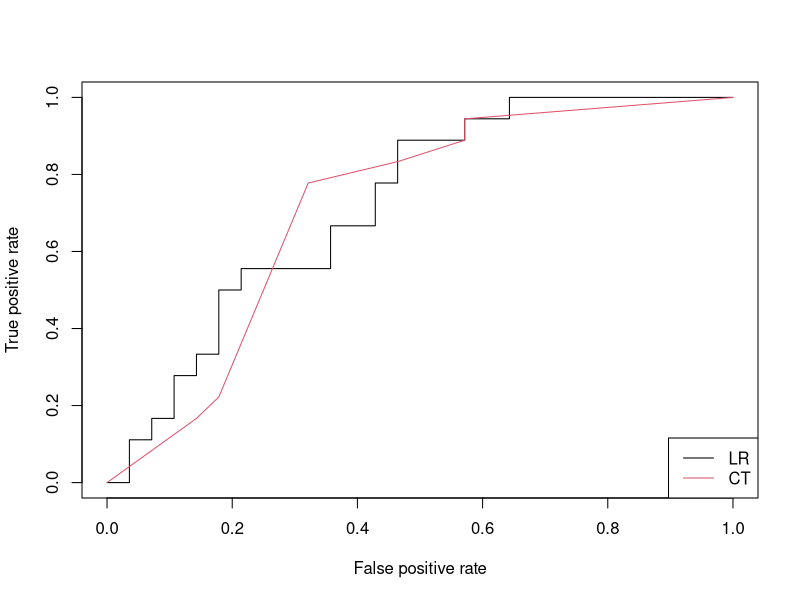
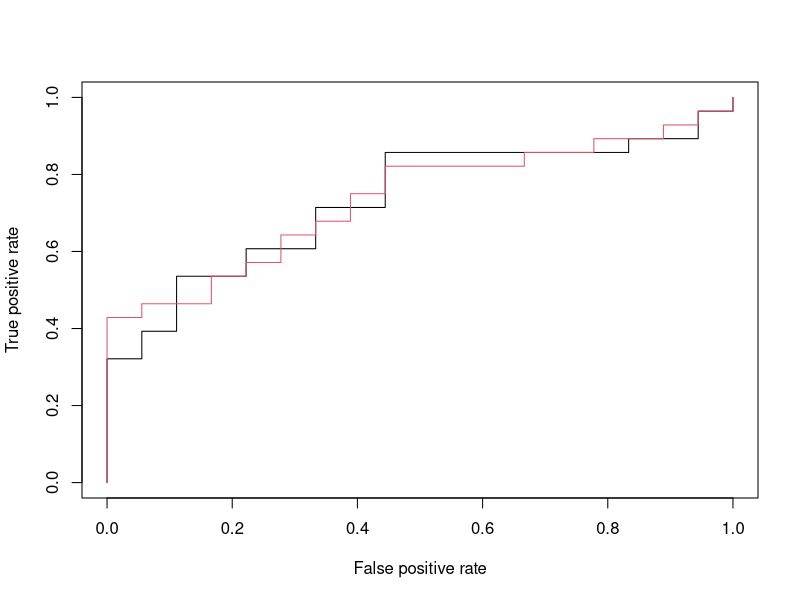
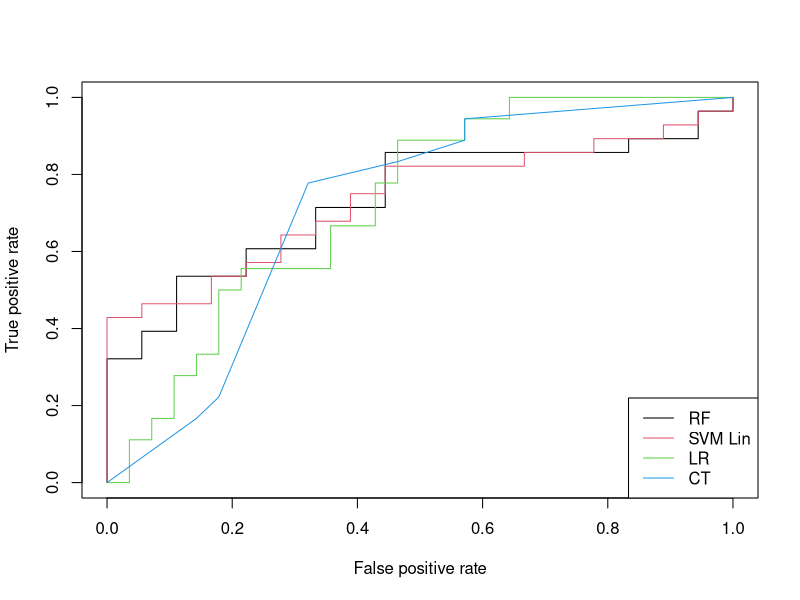
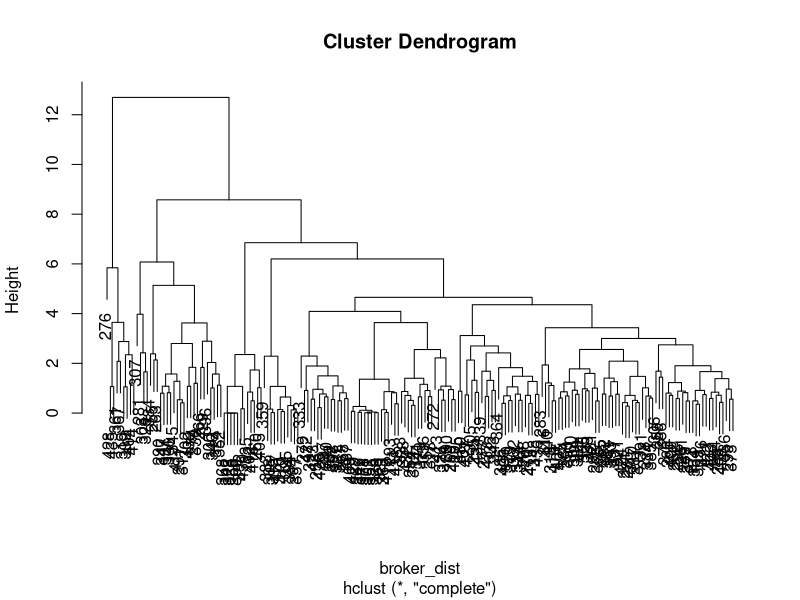
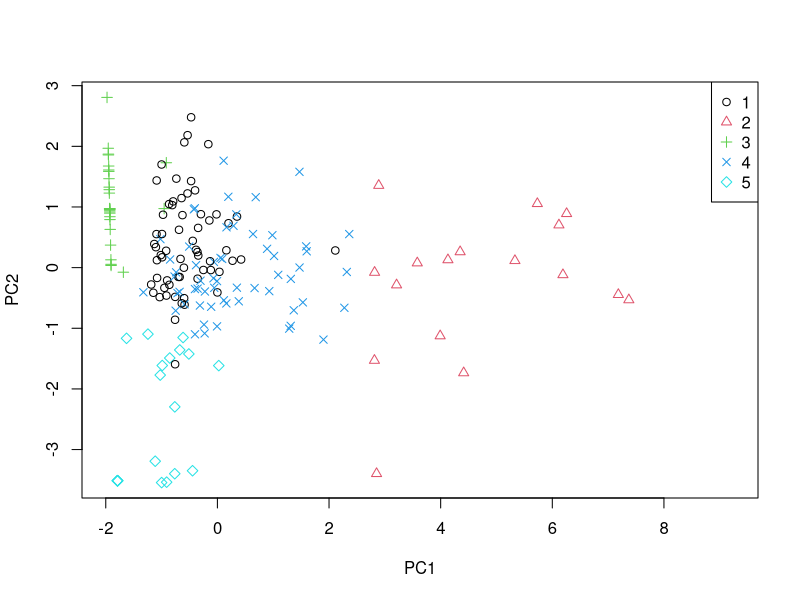
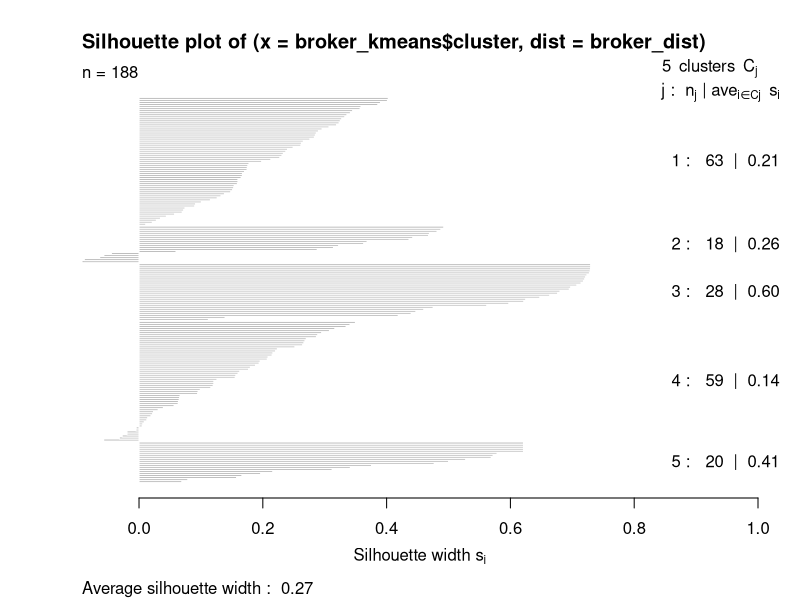
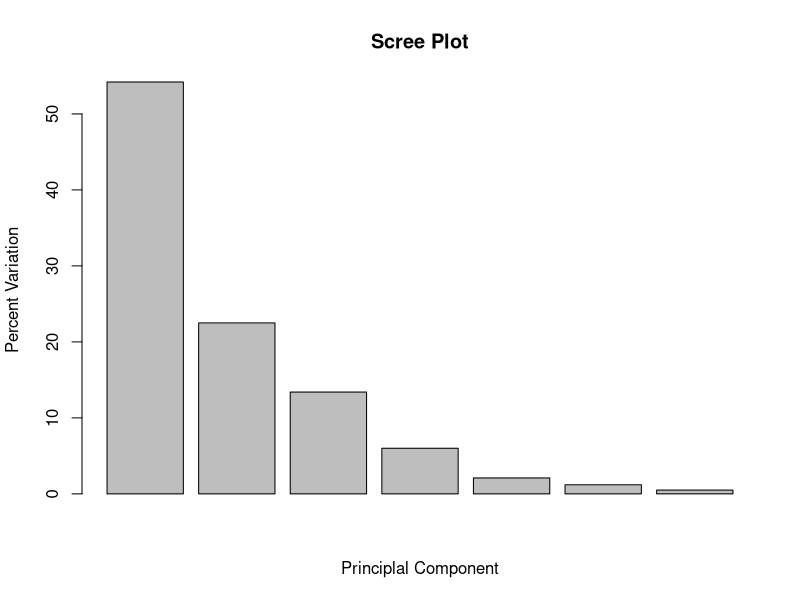

Reproduce these figures in R, in order.
library(dplyr)
library(ROCR)
library(caret)
library(rpart)
library(randomForest)
library(cluster)
library(e1071)
library(kernlab)

set.seed(12345)

broker_data <- read.table("alchemy_broker_data.csv", 
                          header=TRUE,
                          colClasses = c(rep("character",3), rep("numeric", 29)),
                          sep=",",
                          row.names=1)

#########################################################################
##Create Model to predict whether GWP will increase or decrease in 2019##
#Adapt the model to predict whether GWP will increase or decrease in 2020##

model_data <- broker_data %>%
  dplyr::select(Submissions_2016, 
                Submissions_2017,
                Submissions_2018,
                QuoteCount_2016,
                QuoteCount_2017,
                QuoteCount_2018,
                GWP_2016,
                GWP_2017,
                GWP_2018, 
                GWP_2019,
                PolicyCount_2016,
                PolicyCount_2017,
                PolicyCount_2018) %>%
  dplyr::mutate(up_no = factor(
    if_else(GWP_2019 > GWP_2018,  "up",  "no",  missing="no"))) %>%
  dplyr::select(-GWP_2019) %>%
  dplyr::rename(GWP1 = GWP_2016, 
                GWP2 = GWP_2017, 
                GWP3 = GWP_2018,
                sub1 = Submissions_2016,
                sub2 = Submissions_2017,
                sub3 = Submissions_2018,
                quo1 = QuoteCount_2016,
                quo2 = QuoteCount_2017,
                quo3 = QuoteCount_2018,
                pol1 = PolicyCount_2016,
                pol2 = PolicyCount_2017,
                pol3 = PolicyCount_2018)
head(model_data)

#if missing then impute 0
model_data[is.na(model_data)] <- 0

#create quote ratios and total policy count
model_data <- model_data %>%
  dplyr::mutate(qr1 = quo1/sub1,
                qr2 = quo2/sub2,
                qr3 = quo3/sub3,
                totpolicy = pol1+pol2+pol3)

head(model_data)
summary(model_data)

# if missing impute 0
model_data$qr1[is.na(model_data$qr1)] <- 0.0
model_data$qr2[is.na(model_data$qr2)] <- 0.0
model_data$qr3[is.na(model_data$qr3)] <- 0.0
#if infinity impute 1
model_data$qr1[is.infinite(model_data$qr1)] <- 1.0
model_data$qr2[is.infinite(model_data$qr2)] <- 1.0
model_data$qr3[is.infinite(model_data$qr3)] <- 1.0

#drop variables that will not be used in model
final_model_data <- model_data %>%
  dplyr::select(GWP1, 
                GWP2,
                GWP3,
                qr1,
                qr2,
                qr3,
                up_no,
                totpolicy)

##################################################################
prediction_data <- broker_data %>%
  dplyr::select(Submissions_2017, 
                Submissions_2018,
                Submissions_2019,
                QuoteCount_2017,
                QuoteCount_2018,
                QuoteCount_2019,
                GWP_2017,
                GWP_2018,
                GWP_2019,
                PolicyCount_2017,
                PolicyCount_2018,
                PolicyCount_2019) %>%
  dplyr::rename(GWP1 = GWP_2017, 
                GWP2 = GWP_2018, 
                GWP3 = GWP_2019,
                sub1 = Submissions_2017,
                sub2 = Submissions_2018,
                sub3 = Submissions_2019,
                quo1 = QuoteCount_2017,
                quo2 = QuoteCount_2018,
                quo3 = QuoteCount_2019, 
                pol1 = PolicyCount_2017,
                pol2 = PolicyCount_2018,
                pol3 = PolicyCount_2019)

#if missing then impute 0
prediction_data[is.na(prediction_data)] <- 0
#create quote ratios and total policy count
prediction_data <- prediction_data %>%
  dplyr::mutate(qr1 = quo1/sub1,
                qr2 = quo2/sub2,
                qr3 = quo3/sub3,
                totpolicy=pol1+pol2+pol3)

head(prediction_data)
summary(prediction_data)

# if missing impute 0
prediction_data$qr1[is.na(prediction_data$qr1)] <- 0.0
prediction_data$qr2[is.na(prediction_data$qr2)] <- 0.0
prediction_data$qr3[is.na(prediction_data$qr3)] <- 0.0
#if infinity impute 1
prediction_data$qr1[is.infinite(prediction_data$qr1)] <- 1.0
prediction_data$qr2[is.infinite(prediction_data$qr2)] <- 1.0
prediction_data$qr3[is.infinite(prediction_data$qr3)] <- 1.0

#drop variables that will not be used in model
final_prediction_data <- prediction_data %>%
  dplyr::select(GWP1, 
                GWP2,
                GWP3,
                qr1,
                qr2,
                qr3,
                totpolicy)



#Partition Data
#75% of data used for training, 142 training obs, 46 test obs
train_rows <- createDataPartition(final_model_data$up_no,
                                  p=0.75,
                                  list=FALSE)
train_broker <- final_model_data[train_rows,]
test_broker <- final_model_data[-train_rows,]
summary(train_broker)
summary(train_broker$up_no)

rpart_broker <- rpart(up_no ~ ., data=train_broker)
rpart_broker_predict <- predict(rpart_broker, test_broker, type="prob")
summary(rpart_broker)
#we get a prob of going up and one for not going up in rpart_broker_predict
rpart_broker_prediction <- prediction(rpart_broker_predict[,2], 
                                      test_broker$up_no,
                                      label.ordering=c("no", "up"))

#get true positive and false positive rate and auc
rpart_broker_performance <- performance(rpart_broker_prediction, "tpr", "fpr")
rpart_broker_auc <- performance(rpart_broker_prediction, "auc")
rpart_broker_auc@y.values[[1]]


############################################################################
##Classification Methods##

#build logistic regression model

my_broker_lr_1 <- glm(up_no ~ ., 
                      data=train_broker, 
                      family=binomial("logit"))
my_broker_lr_predict_1 <- predict(my_broker_lr_1, 
                                  newdata=test_broker, 
                                  type="response")
my_broker_lr_predict_class_1 <- character(length(my_broker_lr_predict_1))
my_broker_lr_predict_class_1[my_broker_lr_predict_1 < 0.5] <- "No"
my_broker_lr_predict_class_1[my_broker_lr_predict_1 >= 0.5] <- "Up"
table(test_broker$up_no, my_broker_lr_predict_class_1)

#misclassification rate
my_broker_lr_cm1<-table(test_broker$up_no, my_broker_lr_predict_class_1)
1-sum(diag(my_broker_lr_cm1))/sum(my_broker_lr_cm1)

#ROC Curve
broker_lr_predict_1 <- predict(my_broker_lr_1, test_broker, type="response")
broker_lr_pred_1 <- prediction(broker_lr_predict_1, 
                               test_broker$up_no,
                               label.ordering=c("no", "up"))
#Variable Importance
varImp(my_broker_lr_1, scale = FALSE)
summary(my_broker_lr_1)

broker_lr_perf_1 <- performance(broker_lr_pred_1, "tpr", "fpr")
broker_lr_auc_1 <- performance(broker_lr_pred_1, "auc")
broker_lr_auc_1@y.values[[1]]


####Classification Tree#####
#build classification tree model
my_broker_rpart_1 <- rpart(up_no ~ ., data=train_broker)

my_broker_rpart_predict_1 <- predict(my_broker_rpart_1, newdata=test_broker, type="class")
table(test_broker$up_no, my_broker_rpart_predict_1)

#variable importance
my_broker_rpart_1$variable.importance

#misclassification rate
my_broker_cm1<-table(test_broker$up_no, my_broker_rpart_predict_1)
1-sum(diag(my_broker_cm1))/sum(my_broker_cm1)

#plot ROC curve
broker_rpart_predict_1  <- predict(my_broker_rpart_1, test_broker, type="prob")
broker_rpart_pred_1 <- prediction(broker_rpart_predict_1[,2], 
                                  test_broker$up_no,
                                  label.ordering=c("no", "up"))
broker_rpart_perf_1 <- performance(broker_rpart_pred_1, "tpr", "fpr")

plot(broker_lr_perf_1, col=1)
plot(broker_rpart_perf_1, col=2, add=TRUE)
legend("bottomright",legend=c("LR","CT"), col=c(1:2),lty=1)

broker_rpart_auc_1 <- performance(broker_rpart_pred_1, "auc")
broker_rpart_auc_1@y.values[[1]]


###########Random Forest##################
broker_rf <- randomForest(up_no ~ ., data = train_broker,
                         importance=TRUE)
broker_rf$importance
broker_predict_rf <- predict(broker_rf, newdata=test_broker, type="class")
(broker_rf_confusion <- table(test_broker$up_no, broker_predict_rf))

1-sum(diag(broker_rf_confusion))/sum(broker_rf_confusion)

my_rf_predict <- predict(broker_rf, newdata=test_broker, type="prob") 
my_rf_pred <- prediction(my_rf_predict[,1],
                                        test_broker$up_no,
                                  label.ordering=c("up", "no")) 
my_rf_perf <- performance(my_rf_pred, "tpr", "fpr")

broker_rf_auc_1 <- performance(my_rf_pred, "auc")
broker_rf_auc_1@y.values[[1]]

plot(my_rf_perf, col=1)

##Variable Performance
broker_rf$importance

######## SVM ############
broker_preprocess <- preProcess(train_broker)
broker_train_num<- predict(broker_preprocess,train_broker)
broker_test_num<- predict(broker_preprocess, test_broker)

#tunes weights
my_broker_svm <- train(up_no ~ ., data=broker_train_num,
                      method="svmLinearWeights",
                      metric="ROC", trControl=trainControl(classProbs=TRUE,
                                                           summaryFunction=twoClassSummary))
my_broker_svm
modelLookup("svmLinearWeights")
my_broker_predict_svm <- predict(my_broker_svm, newdata=broker_test_num) 
(my_broker_svm_confusion <- table(broker_test_num$up_no, my_broker_predict_svm))

my_broker_svm_rbf <- train(up_no ~ ., data=broker_train_num,
                          method="svmRadialWeights", metric="ROC", trControl=trainControl(classProbs=TRUE,
                                                                                summaryFunction=twoClassSummary))
my_broker_predict_svm_rbf <- predict(my_broker_svm_rbf, newdata=broker_test_num) 
(my_broker_svm_rbf_confusion <- table(broker_test_num$up_no, my_broker_predict_svm_rbf))
#there is no (easy) way to assess the importance of predictors in SVM models

my_svm_predict <- predict(my_broker_svm, newdata=broker_test_num, type="prob") 
my_svm_pred <- prediction(my_svm_predict[,1],
                                         broker_test_num$up_no,
                                       label.ordering=c("up", "no")) 
my_svm_perf <- performance(my_svm_pred, "tpr", "fpr")
plot(my_svm_perf, col=2, add=TRUE)

broker_svm_auc_1 <- performance(my_svm_pred, "auc")
broker_svm_auc_1@y.values[[1]]


1-sum(diag(my_broker_svm_rbf_confusion))/sum(my_broker_svm_rbf_confusion)

#####PLOT ROC CURVES
plot(my_rf_perf, col=1)
plot(my_svm_perf, col=2, add=TRUE)
plot(broker_lr_perf_1, col=3, add=TRUE)
plot(broker_rpart_perf_1, col=4, add=TRUE)
legend("bottomright",legend=c("RF","SVM Lin","LR","CT"), col=c(1:4),lty=1)

###############################################################################
#classification trees  model 2020 predictions:
rpart_broker_2020_predict <- predict(rpart_broker, 
                                     final_prediction_data,
                                     type="prob")

#give probs of up and no above
#we want prob of being up
rpart_broker_2020 <- data.frame(broker_id = rownames(broker_data),
                                prediction = rpart_broker_2020_predict[,2])

#gives broker name and prediction(prob of up)
#This is the file we submit below
write.csv(rpart_broker_2020, 
          file="rpart_predictions.csv",
          quote=FALSE, 
          row.names=FALSE)
#############################################################################
#Random Forrest model 2020 Predictions: 
rf_broker_2020_predict <- predict(broker_rf, 
                                   final_prediction_data,
                                   type="prob")

#give probs of up and no above
#we want prob of being up
rf_broker_2020 <- data.frame(broker_id = rownames(broker_data),
                              prediction = rf_broker_2020_predict[,2])

#gives broker name and prediction(prob of up)
#This is the file we submit below
write.csv(rf_broker_2020, 
          file="rf_predictions.csv",
          quote=FALSE)

#########################CLUSTERING####################################
broker_df<-scale(final_prediction_data, center=TRUE, scale=TRUE)
summary(broker_df)

#cluster Dendrogram
broker_dist <- dist(broker_df)
broker_hclust <- hclust(broker_dist)
plot(broker_hclust)

broker_kmeans<-kmeans(broker_df,centers=5)
broker_pcs<-prcomp(broker_df, retx=TRUE)
plot(broker_pcs$x[,1:2], col=broker_kmeans$cluster, pch=broker_kmeans$cluster)
legend("topright", legend=1:5, col=1:5, pch=1:5)
broker_pcs$rotation[,1:3]
broker_kmeans_sil <- silhouette(broker_kmeans$cluster, broker_dist)
plot(broker_kmeans_sil)
summary(broker_pcs)
pca.var <- broker_pcs$sdev^2
pca.var.per <- round(pca.var/sum(pca.var)*100,1)
#Proportion of variables per PC
barplot(pca.var.per, main="Scree Plot", xlab="Principlal Component", ylab="Percent Variation")


#####################################################################
